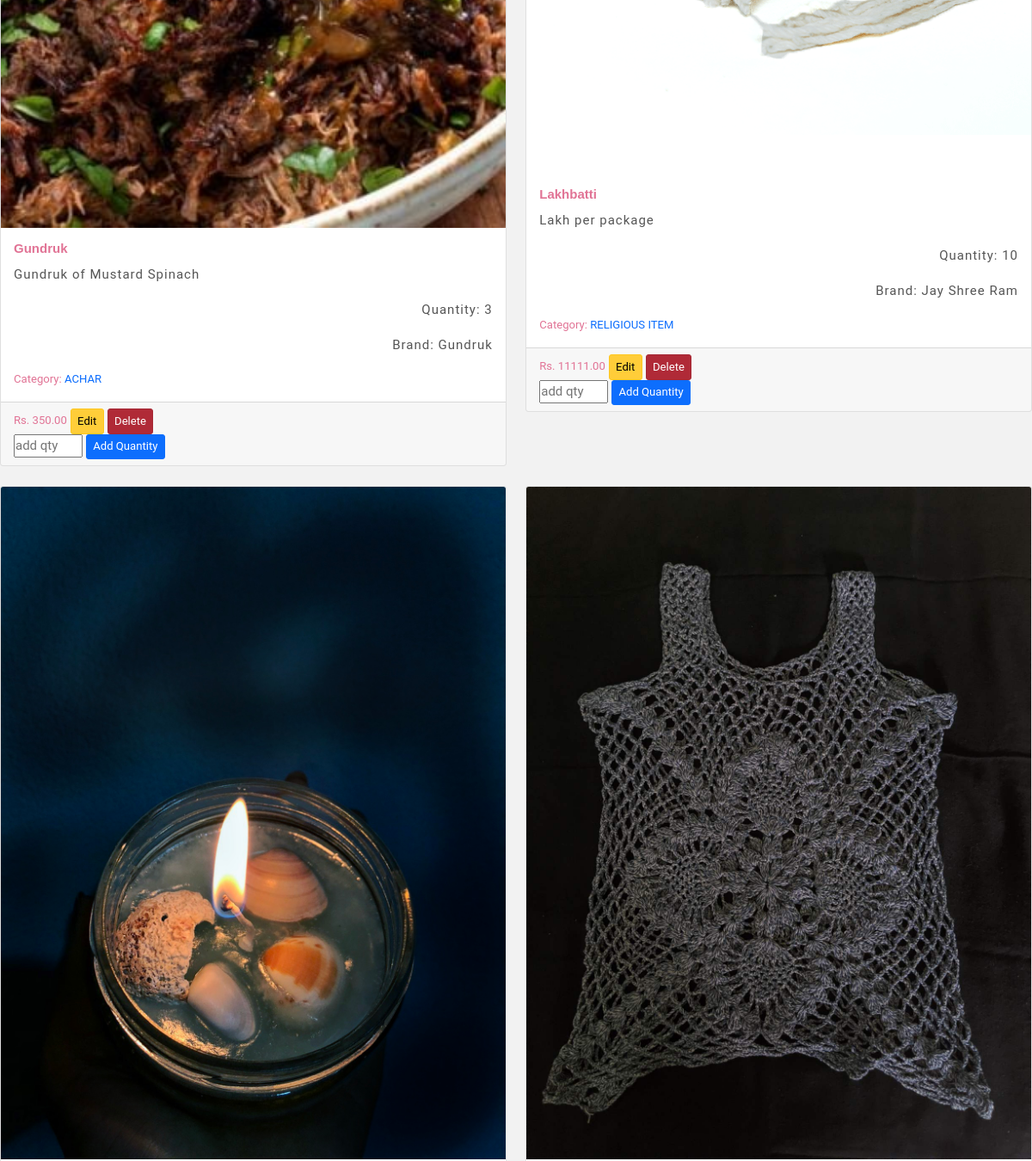
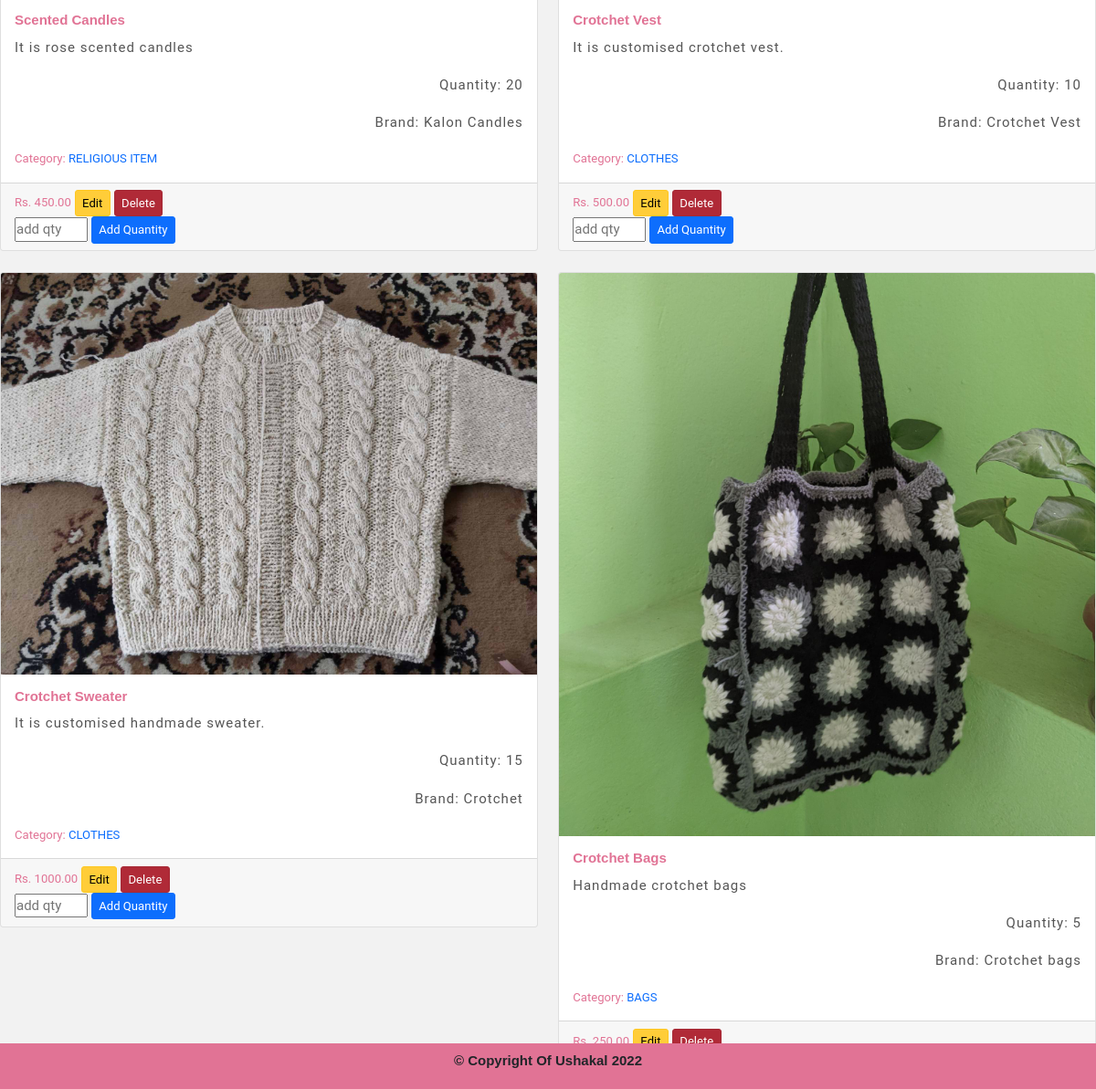
The app's page /public/addproduct.php (lower part), older data (2 pictures, top to bottom).
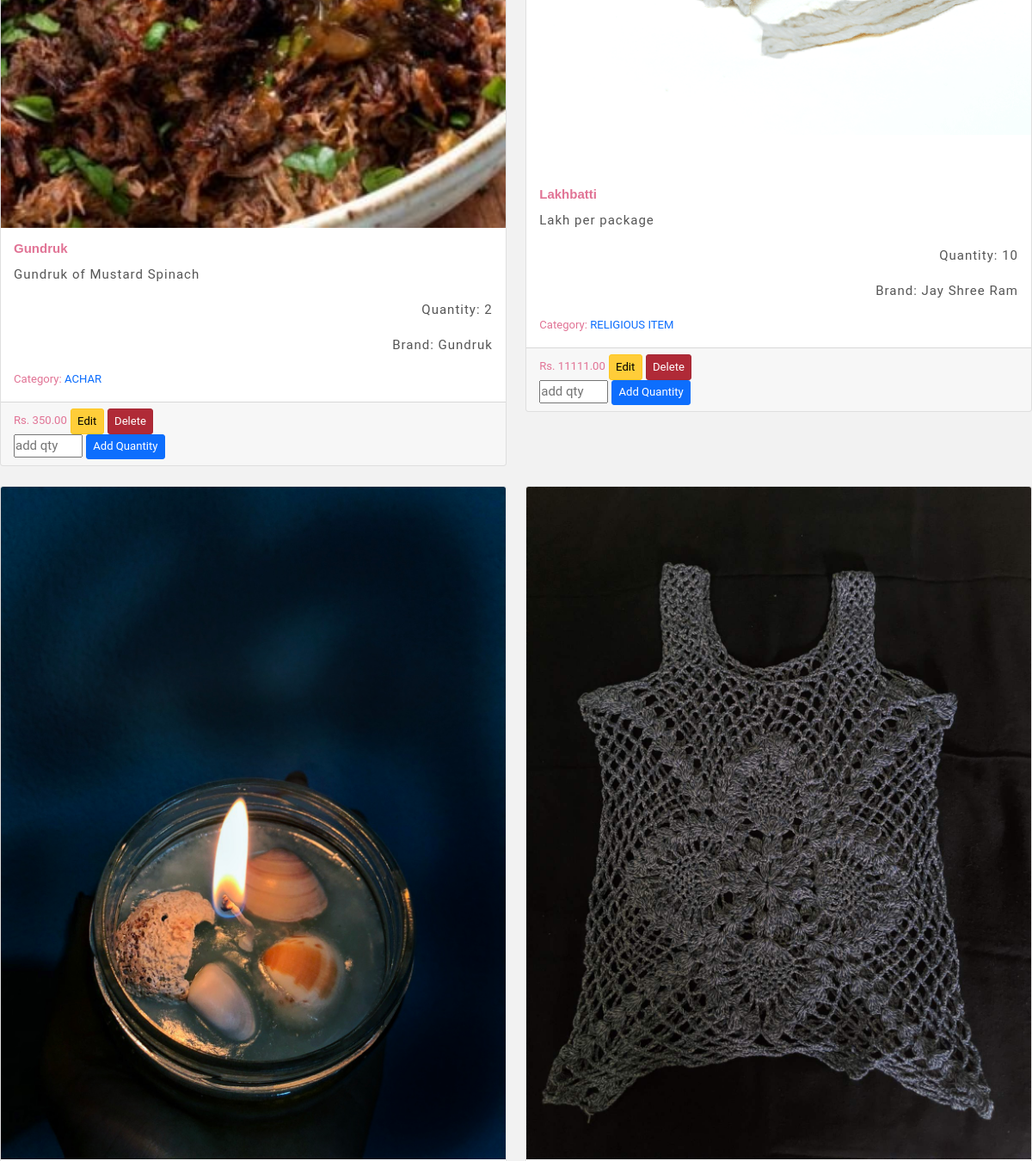
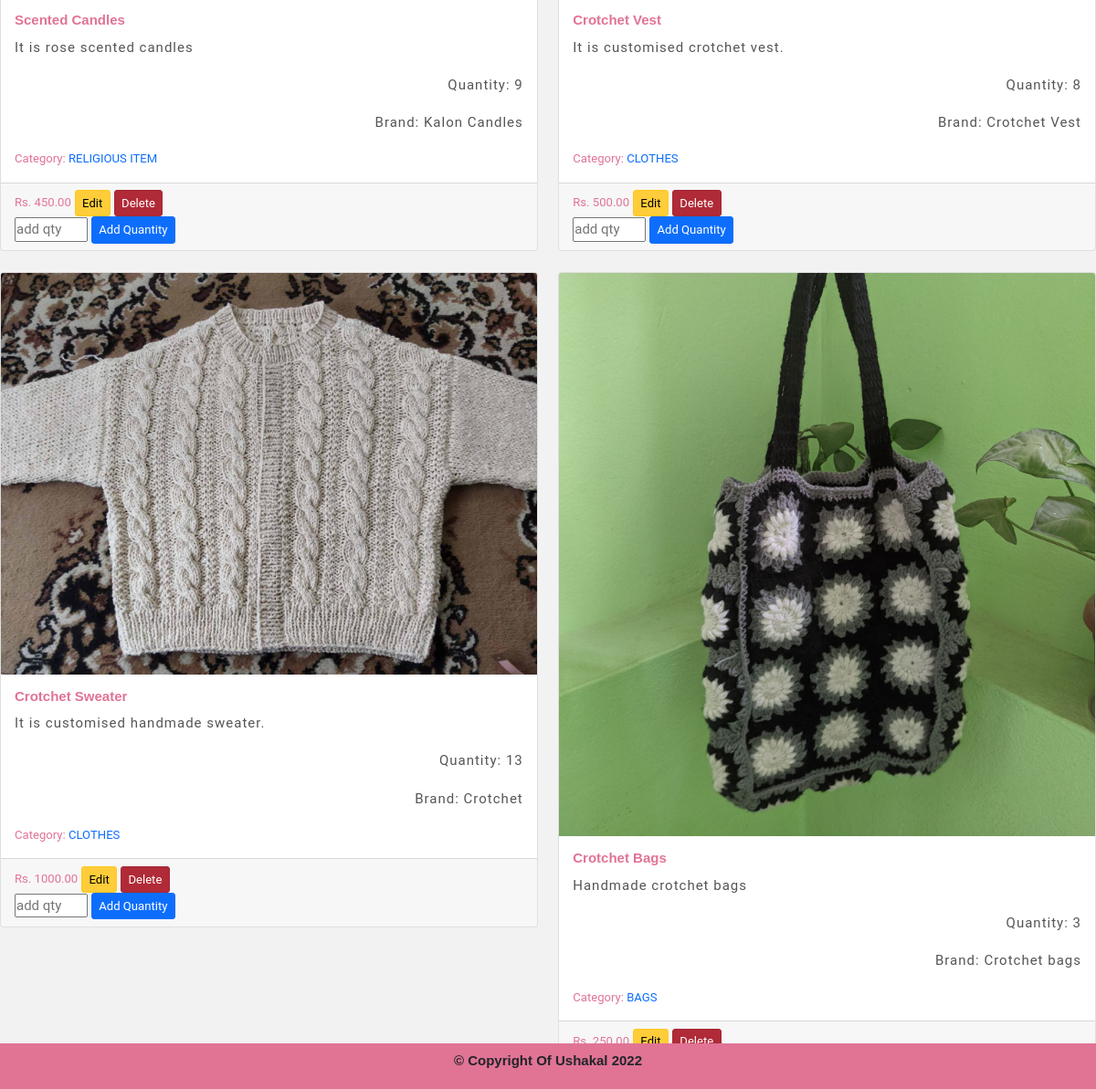
The same page, newer data (2 pictures, top to bottom).
### tables this page shows
CREATE TABLE `products` (
  `pr_id` bigint(20) NOT NULL,
  `cus_id` bigint(20) NOT NULL,
  `pr_name` varchar(255) NOT NULL,
  `pr_desc` varchar(255) NOT NULL,
  `pr_img` varchar(255) NOT NULL,
  `pr_price` decimal(10,2) NOT NULL,
  `pr_qty` int(10) NOT NULL,
  `cat_id` bigint(20) NOT NULL,
  `pr_brand` varchar(255) NOT NULL,
  `stock` int(10) NOT NULL
);

CREATE TABLE `categories` (
  `ct_id` bigint(20) NOT NULL,
  `ct_name` varchar(255) NOT NULL,
  `ct_desc` varchar(255) NOT NULL
);

### classes/dbh.class.php (called while the page is built)
<?php
class Dbh {
    private $host = "localhost";
    private $user = "root";
    private $pwd = "";
    private $dbName = "project";
    public function connect () {
        $dsn = 'mysql:host=' . $this->host . ';dbname=' . $this->dbName;
        try{
        $pdo = new PDO($dsn, $this->user, $this->pwd);
        $pdo->setAttribute(PDO::ATTR_DEFAULT_FETCH_MODE, PDO::FETCH_ASSOC);
        $pdo->setAttribute(PDO::ATTR_ERRMODE, PDO::ERRMODE_EXCEPTION);
        return $pdo;
        }catch (PDOException $e){
            echo 'Connection failed: ' . $e->getMessage();
        }
    }
}

### classes/product.class.php (called while the page is built, shortened)
<?php
require_once "../classes/dbh.class.php";
class Product extends Dbh {
    public function getProduct(){
        $sql = "SELECT * FROM `products` INNER JOIN categories WHERE cat_id = categories.ct_id";
        $stmt = $this->connect()->prepare($sql);
        $stmt->execute();
        while($result = $stmt->fetchAll()) {
            return $result;
        }
    }
}

### public/addproduct.php (the view, shortened to what this page needs)
<?php
require_once "layout/header.php";
?>
<div class="row row-cols-1 row-cols-md-2 g-4 mt-2">
    <?php
        $products = new Product();
        if($products->getProduct() > 0):
    ?>
        <?php foreach($products->getProduct() as $product): ?>
            <div class="col">
                <div class="card">
                    <img src="uploads/<?=$product['pr_img']?>" class="card-img-top img-fluid" alt="image">
                    <div class="card-body">
                        <h5 class="card-title"><?=$product['pr_name']?></h5>
                        <p class="card-text"><?=$product['pr_desc']?></p>
                        <p class="text-end">Quantity: <?=$product['pr_qty']?></p>
                        <p class="text-end">Brand: <?=$product['pr_brand']?></p>
                        <small class="card-link">Category: <a href="category.php?id=<?=$product['ct_id']?>"><?=$product['ct_name']?></a></small>
                      </div>
                    <div class="card-footer">
                        <small class="card-link">Rs. <?=$product['pr_price']?></small>
                        <small><a href="editForm.php?id=<?=$product['pr_id']?>" class="btn btn-warning btn-sm active">Edit</a></small>
                        <small><a href="delete.process.php?send=del&id=<?=$product['pr_id']?>&name=<?=$product['pr_img']?>" class="btn btn-danger btn-sm active" onClick="return confirm('Do you want to delete??')">Delete</a></small>
                        <form action="" method="post">
                          <input style="width:80px" type="number" name="quantity" placeholder="add qty" required>
                          <button type="submit" name="addqty" class="btn btn-primary btn-sm">Add Quantity</button>
                        </form>
                    </div>
                </div>
            </div>
        <?php endforeach; ?>
    <?php
      endif;
    ?>
</div>
<?php require_once "layout/footer.php" ?>

Row changes from the older to the newer data that the page shows:
changed products "Gundruk": pr_qty "3" → "2"
changed products "Scented Candles": pr_qty "20" → "9"
changed products "Crotchet Vest": pr_qty "10" → "8"
changed products "Crotchet Sweater": pr_qty "15" → "13"
changed products "Crotchet Bags": pr_qty "5" → "3"
